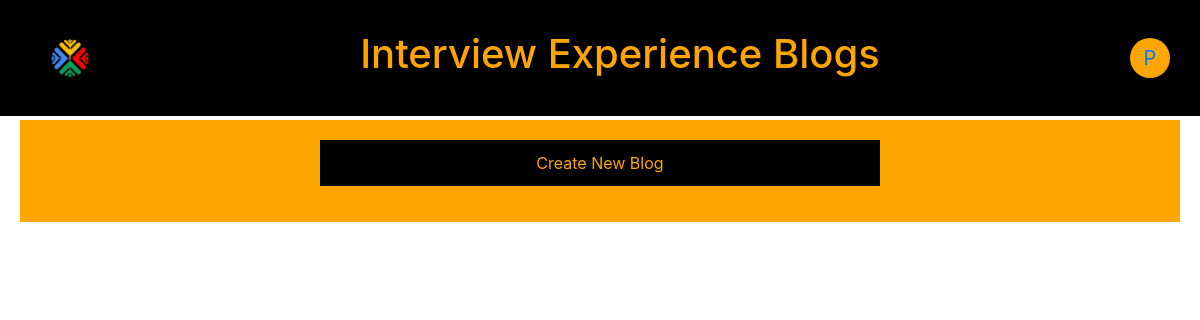
The app's page /blog/profile/1, older data.
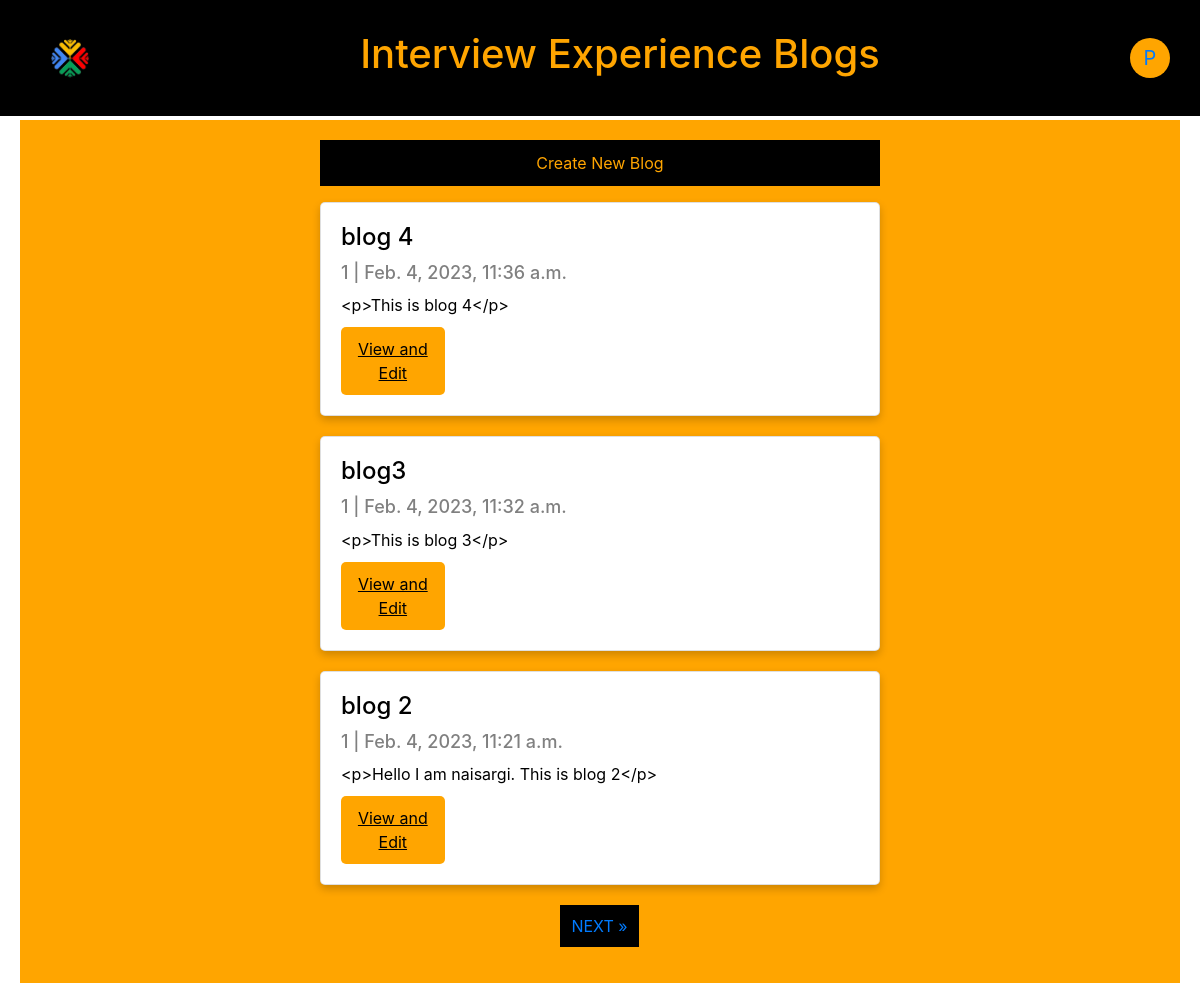
The same page, newer data.
### blog/models.py (models this page shows, shortened)
class Post(models.Model):
    title = models.CharField(max_length=200, unique=True)
    slug = models.SlugField(max_length=200, unique=True)
    updated_on = models.DateTimeField(auto_now= True)
    content = models.TextField()
    created_on = models.DateTimeField(auto_now_add=True)
    status = models.IntegerField(choices=STATUS, default=0)
    companyName = models.CharField(max_length=200,null=True)
    typeOfOffer = models.CharField(max_length=200,null=True)
    jobProfile = models.CharField(max_length=200,null=True)
    author = models.ForeignKey(Profile, on_delete=models.PROTECT,default=1)
    class Meta:
        ordering = ['-created_on']

### blog/views.py (the view)
# urls.py: path('profile/<int:userId>',views.profile.as_view(),name="profileView"),
class profile(generic.ListView):
    def get_queryset(self):
        return Post.objects.filter(author_id = self.kwargs['userId']).order_by('-created_on')
    def get_context_data(self,**kwargs):
        context = super(profile, self).get_context_data(**kwargs)
        context['userId'] = self.kwargs['userId']
        return context
    paginate_by = 3
    template_name = 'blog/profile.html'

### templates/blog/profile.html (shortened to what this page needs)
{% extends "blog/base.html" %}
{% block content %}
<p style="text-align: center;"><button type="button" style="color:orange; border: 1px black solid; padding: 10px;background-color: black;width: 50%;" ><a href="/blog/createPost/0/{{userId}}" style="color: orange;">Create New Blog</a></button></p>
<div class="card-container">
    {% for post in post_list %}
    <div class="card">
      <h2 class="title">{{ post.title }}</h2>
      <h3 class="subtitle">{{ post.author_id }} | {{ post.created_on }}</h3>
      <p class="description">{{post.content|slice:":200" }}</p>
      <button type="button" style="float: right; background-color: orange;padding: 10px;border-radius: 5px; border: 1px orange ;width: 20%;"><a href="{% url 'createBlog' post.id userId %}" class="read-more">View and Edit</a></button>
    </div>
    {% endfor %}
    {% if is_paginated %}
        <ul class="pagination justify-content-center">
            {% if page_obj.has_next %}
            <li><a href="?page={{ page_obj.next_page_number }}" class="page-link"> NEXT &raquo;</a></li>
            {% endif %}
        </ul>
        </div>
    {% endif %}
</div>
{%endblock%}

### templates/blog/base.html (shortened to what this page needs)
{% load static %}
<html>
  <head>
    <link rel="stylesheet" href="https://maxcdn.bootstrapcdn.com/bootstrap/4.0.0/css/bootstrap.min.css"
 />
    <link rel="stylesheet" href="https://cdnjs.cloudflare.com/ajax/libs/font-awesome/6.2.1/css/all.min.css">
  </head>
  <body>
    <header>
      <img src="{% static 'image/woc.png' %}" style="width: 40px; height: 40px; margin: 0 20px;">
      <h1>Interview Experience Blogs</h1>
      <div class="profile-icon"><a href="{% url 'profileView' userId %}">P</a></div>
    </header>
    <div class="content-block">
    {% block content %}{% endblock content %}
    </div>
  </body>
</html>

### templates/blog/base.html (style rules this page uses)
* { top: 0; left: 0; margin: 0; }
header { background-color: black; color: orange; display: flex; justify-content: space-between; align-items: center; padding: 30px; position: fixed; top: 0; left: 0; right: 0; z-index: 1; }
.profile-icon { background-color: orange; color: black; width: 40px; height: 40px; display: flex; justify-content: center; align-items: center; border-radius: 50%; font-size: 20px; }
.content-block { background-color: orange; color: black; padding: 20px; margin: 20px; }
body { padding-top: 100px; }

### templates/blog/profile.html (style rules this page uses)
.card-container { display: flex; flex-direction: column; align-items: center; justify-content: center; }
.card { width: 50%; padding: 20px; box-shadow: 0 4px 8px 0 rgba(0, 0, 0, 0.2); border-radius: 5px; text-align: left; margin-bottom: 20px; background-color: white; }
.title { font-size: 24px; margin-bottom: 10px; color: black; }
.subtitle { font-size: 18px; color: grey; margin-bottom: 10px; }
.description { font-size: 16px; margin-bottom: 10px; max-height: 200px; overflow: hidden; text-overflow: ellipsis; color: black; }
.read-more { font-size: 16px; color: black; text-decoration: underline; }
.page-link { float: right; color: ora; padding: 10px; border: 1px black solid; background-color: black; }

Row changes from the older to the newer data that the page shows:
added Post: title "blog 4", author_id "1", created_on "Feb. 4, 2023, 11:36 a.m.", content "<p>This is blog 4</p>"
added Post: title "blog3", author_id "1", created_on "Feb. 4, 2023, 11:32 a.m.", content "<p>This is blog 3</p>"
added Post: title "blog 2", author_id "1", created_on "Feb. 4, 2023, 11:21 a.m.", content "<p>Hello I am naisargi. This is blog 2</p>"
Text that changed along with them:
text now shown: "NEXT »"
